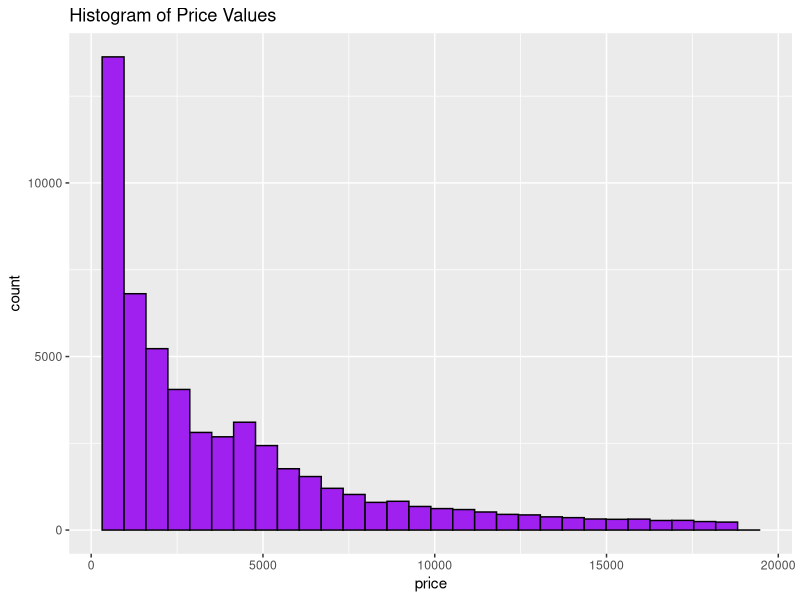
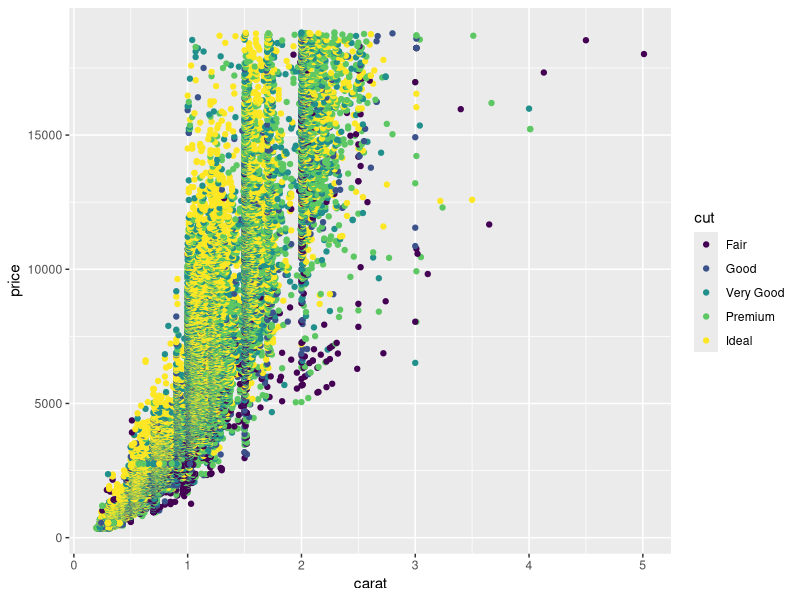
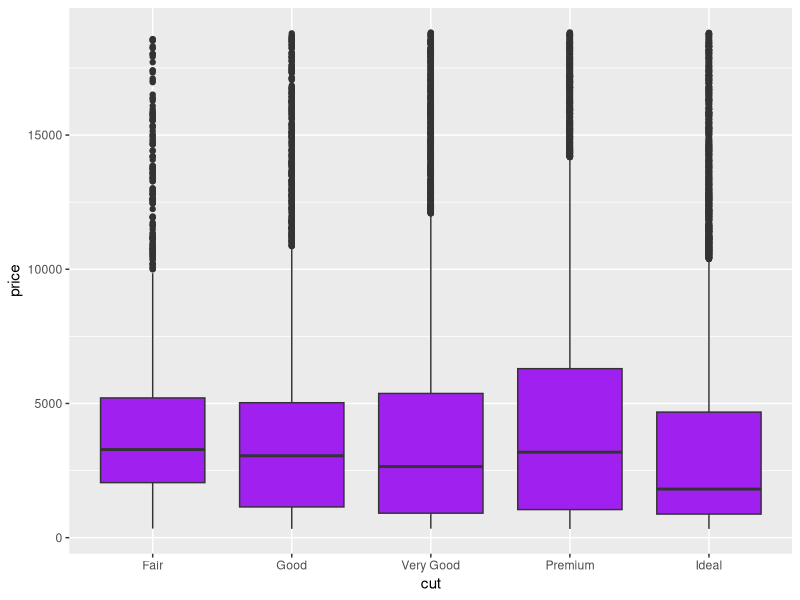

Write the R code that produced these figures, in order.
# install ggplot2 if not already installed
install.packages("ggplot2")

# load ggplot2
library("ggplot2")

# load dataset
data(diamonds)

# view first six rows of diamonds dataset
head(diamonds)

# summarize diamonds dataset
summary(diamonds)
?diamonds

# display rows and column
dim(diamonds)

# diaplay column names
names(diamonds)

# create histofram of values for price
ggplot(data = diamonds, mapping = aes(x=price)) +
  geom_histogram(fill = "purple", color = "black") + 
  ggtitle("Histogram of Price Values")

# create scatterplot of carat vs. price, using cut as color variable
ggplot(data=diamonds, aes(x=carat, y=price, color=cut)) + 
  geom_point()

# create scatterplot of price, grouped by cut
ggplot(data=diamonds, aes(x=cut, y=price)) +
  geom_boxplot(fill="purple")
